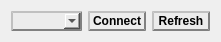
   <widget class="QWidget" name="horizontalLayoutWidget_9">
    <property name="geometry">
     <rect>
      <x>970</x>
      <y>10</y>
      <width>221</width>
      <height>22</height>
     </rect>
    </property>
    <layout class="QHBoxLayout" name="SerialPort">
     <item>
      <widget class="QComboBox" name="PortBox">
       <property name="sizePolicy">
        <sizepolicy hsizetype="Preferred" vsizetype="Preferred">
         <horstretch>0</horstretch>
         <verstretch>0</verstretch>
        </sizepolicy>
       </property>
       <property name="font">
        <font>
         <weight>75</weight>
         <bold>true</bold>
        </font>
       </property>
       <property name="styleSheet">
        <string notr="true">QComboBox
{
    background-color: rgb(236, 236, 236);;
    border-style: outset;
    border-width: 2px;
    border-color: grey;
	selection-background-color: blue;
}

QComboBox::hover
{
    background-color: rgb(250, 255, 255);
    border-style: inset;
}</string>
       </property>
      </widget>
     </item>
     <item>
      <widget class="QPushButton" name="ConnectButton">
       <property name="sizePolicy">
        <sizepolicy hsizetype="Minimum" vsizetype="Preferred">
         <horstretch>0</horstretch>
         <verstretch>0</verstretch>
        </sizepolicy>
       </property>
       <property name="font">
        <font>
         <weight>75</weight>
         <bold>true</bold>
        </font>
       </property>
       <property name="styleSheet">
        <string notr="true">QPushButton
{
    background-color: rgb(236, 236, 236);;
    border-style: outset;
    border-width: 2px;
    border-color: grey;
	selection-background-color: blue;
}

QPushButton::hover
{
    background-color: rgb(250, 255, 255);
    border-style: inset;
}</string>
       </property>
       <property name="text">
        <string>Connect</string>
       </property>
      </widget>
     </item>
     <item>
      <widget class="QPushButton" name="RefreshButton">
       <property name="sizePolicy">
        <sizepolicy hsizetype="Minimum" vsizetype="Preferred">
         <horstretch>0</horstretch>
         <verstretch>0</verstretch>
        </sizepolicy>
       </property>
       <property name="font">
        <font>
         <weight>75</weight>
         <bold>true</bold>
        </font>
       </property>
       <property name="styleSheet">
        <string notr="true">QPushButton
{
    background-color: rgb(236, 236, 236);;
    border-style: outset;
    border-width: 2px;
    border-color: grey;
	selection-background-color: blue;
}

QPushButton::hover
{
    background-color: rgb(250, 255, 255);
    border-style: inset;
}</string>
       </property>
       <property name="text">
        <string>Refresh</string>
       </property>
      </widget>
     </item>
    </layout>
   </widget>
